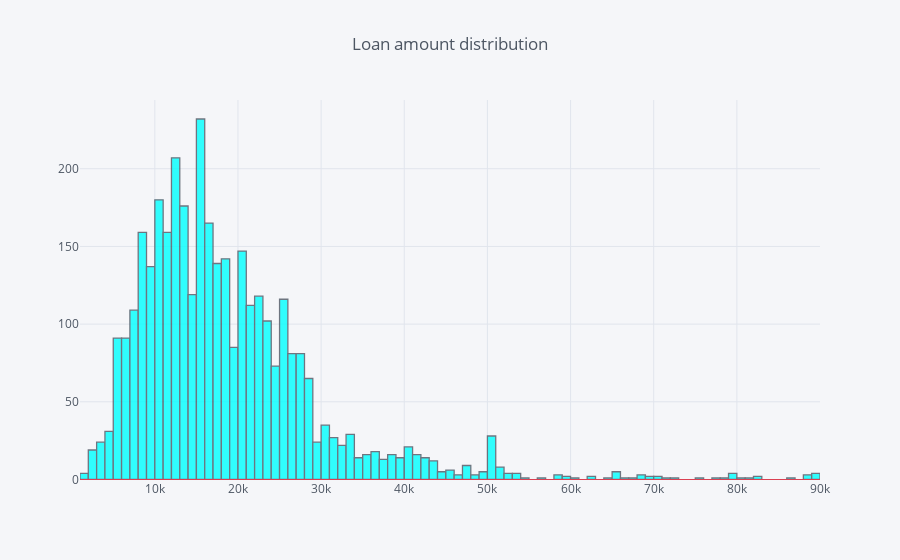

Here is the notebook cell this chart was saved with:
### Markdown cell above
We see that Loans have a high variance and the mean is higher than the median,
let's plot the column:

### Code cell
Train.LOAN.iplot(kind='hist', title = 'Loan amount distribution', hline=(0), color = ['cyan'])

### Figure 1 — Plotly figure (JSON) as saved in the notebook; plotly's stock layout.template omitted (floating-point values rounded to 4 significant figures; data arrays with more than 128 entries replaced by an {"elided": "..."} marker saying what was removed)
{"data": [{"histfunc": "count", "histnorm": "", "marker": {"color": "rgba(0, 255, 255, 1.0)", "line": {"color": "#4D5663", "width": 1.3}}, "name": "LOAN", "opacity": 0.8, "orientation": "v", "type": "histogram", "x": {"elided": "3576 int values"}}], "layout": {"autosize": true, "barmode": "overlay", "legend": {"bgcolor": "#F5F6F9", "font": {"color": "#4D5663"}}, "paper_bgcolor": "#F5F6F9", "plot_bgcolor": "#F5F6F9", "shapes": [{"line": {"color": "#db4052", "dash": "solid", "width": 1}, "type": "line", "x0": 0, "x1": 1, "xref": "paper", "y0": 0, "y1": 0, "yref": "y"}], "title": {"font": {"color": "#4D5663"}, "text": "Loan amount distribution"}, "xaxis": {"autorange": true, "gridcolor": "#E1E5ED", "range": [999.5, 90000.0], "showgrid": true, "tickfont": {"color": "#4D5663"}, "title": {"font": {"color": "#4D5663"}, "text": ""}, "type": "linear", "zerolinecolor": "#E1E5ED"}, "yaxis": {"autorange": true, "gridcolor": "#E1E5ED", "range": [-0.6804, 244.2], "showgrid": true, "tickfont": {"color": "#4D5663"}, "title": {"font": {"color": "#4D5663"}, "text": ""}, "zerolinecolor": "#E1E5ED"}}}
